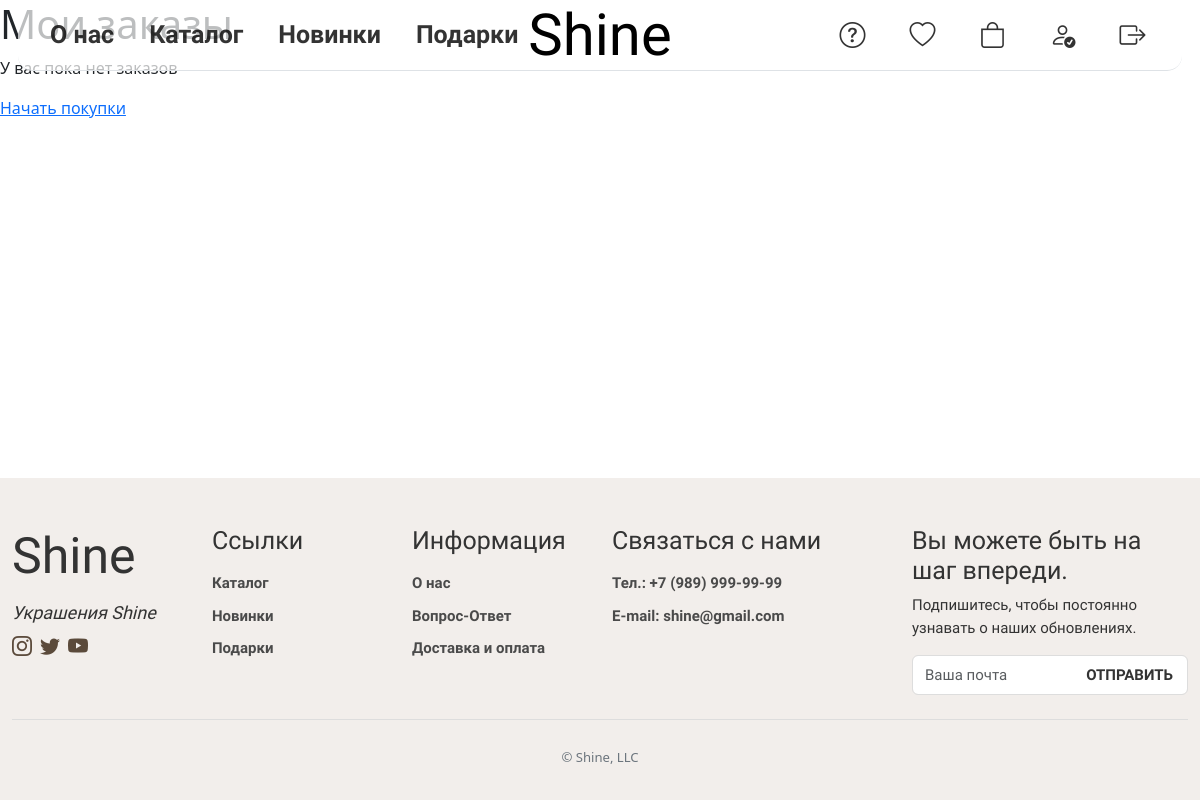
/orders/ (signed in), run on an earlier commit of the app's database.
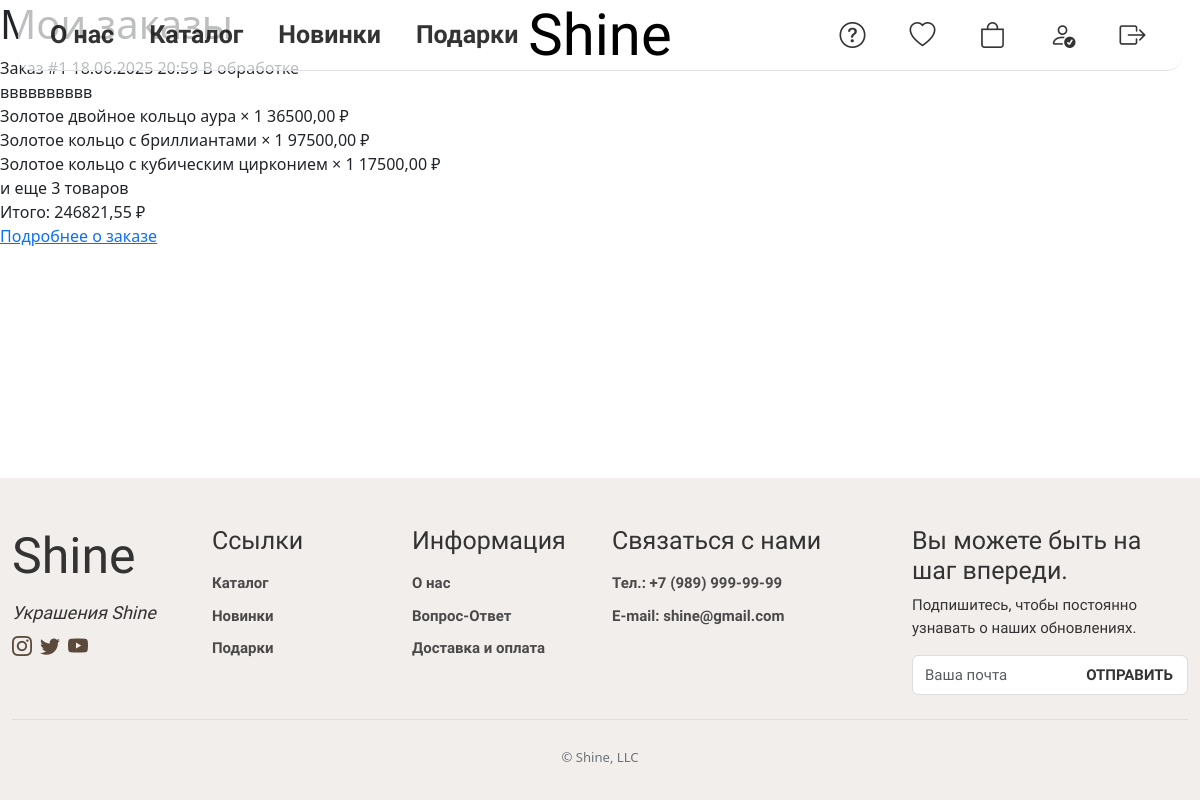
And on a later commit of the database.
### webapp/models.py (models this page shows, shortened)
class Order(models.Model):
    ORDER_STATUS = (
        ('pending', 'В обработке'),
        ('processing', 'В процессе'),
        ('shipped', 'Отправлен'),
        ('delivered', 'Доставлен'),
        ('cancelled', 'Отменен'),
        ('returned', 'Возвращен'),
    )
    user = models.ForeignKey(User, on_delete=models.CASCADE, related_name='orders')
    order_number = models.UUIDField(default=uuid.uuid4, editable=False, unique=True)
    order_date = models.DateTimeField(auto_now_add=True, verbose_name='Дата заказа')
    status = models.CharField(max_length=20, choices=ORDER_STATUS, default='pending', verbose_name='Статус заказа')
    shipping_address = models.ForeignKey(UserAddress, on_delete=models.SET_NULL, null=True,
                                         related_name='shipping_orders')
    billing_address = models.ForeignKey(UserAddress, on_delete=models.SET_NULL, null=True,
                                        related_name='billing_orders')
    payment_card = models.ForeignKey(PaymentCard, on_delete=models.SET_NULL, null=True, blank=True)
    delivery_date = models.DateField(null=True, blank=True, verbose_name='Дата доставки')
    delivery_time = models.CharField(max_length=50, blank=True, null=True, verbose_name='Время доставки')
    subtotal = models.DecimalField(max_digits=10, decimal_places=2, verbose_name='Сумма товаров')
    shipping_cost = models.DecimalField(max_digits=10, decimal_places=2, default=450, verbose_name='Стоимость доставки')
    discount = models.DecimalField(max_digits=10, decimal_places=2, default=0, verbose_name='Скидка')
    total = models.DecimalField(max_digits=10, decimal_places=2, verbose_name='Итоговая сумма')
    email = models.EmailField(verbose_name='Email для заказа')
    phone = models.CharField(max_length=20, verbose_name='Телефон для заказа')
    notes = models.TextField(blank=True, verbose_name='Примечания к заказу')
    tracking_number = models.CharField(max_length=100, blank=True, null=True, verbose_name='Трек-номер')
    cancellation_reason = models.TextField(blank=True, null=True, verbose_name='Причина отмены')
    class Meta:
        ordering = ['-order_date']
        verbose_name = 'Заказ'
        verbose_name_plural = 'Заказы'

class OrderItem(models.Model):
    order = models.ForeignKey(Order, on_delete=models.CASCADE, related_name='items')
    product = models.ForeignKey(ViewProduct, on_delete=models.PROTECT, verbose_name='Товар')
    quantity = models.PositiveIntegerField(default=1, verbose_name='Количество')
    price = models.DecimalField(max_digits=10, decimal_places=2, verbose_name='Цена')
    discount = models.PositiveIntegerField(default=0, verbose_name='Скидка (%)')
    discounted_price = models.DecimalField(max_digits=10, decimal_places=2, verbose_name='Цена со скидкой')
    class Meta:
        verbose_name = 'Элемент заказа'
        verbose_name_plural = 'Элементы заказа'
    def total_price(self):
        return self.price * self.quantity

class ViewProduct(models.Model):
    TYPE_CHOICES = [
        ('all', 'Показать все'),
        ('gold', 'Золото'),
        ('silver', 'Серебро'),
    ]
    type_material = models.CharField(max_length=10, choices=TYPE_CHOICES, verbose_name="Вид материала", default='all')
    category = models.ForeignKey(TypeProduct, related_name='view_products', on_delete=models.CASCADE,
                                 verbose_name='Категория', null=True, blank=True)
    product = models.ImageField(upload_to='productimage', verbose_name="Изображение товара")
    product2 = models.ImageField(upload_to='productimageswiper', verbose_name="Изображение товара2", null=True,
                                 blank=True)
    name_product = models.CharField(max_length=200, verbose_name="Название")
    price = models.DecimalField(max_digits=10, decimal_places=2, verbose_name="Цена")
    quantity = models.PositiveIntegerField(default=0, verbose_name="Количество")
    is_active = models.BooleanField(default=True, verbose_name="Активен", db_index=True)
    views = models.PositiveIntegerField(default=0, verbose_name="Просмотры")
    created_at = models.DateTimeField(auto_now_add=True)
    updated_at = models.DateTimeField(auto_now=True)
    old_price = models.DecimalField(max_digits=10, decimal_places=2, blank=True, null=True, verbose_name='Старая цена')
    discount = models.DecimalField(max_digits=5, decimal_places=2, blank=True, null=True, verbose_name='Скидка (%)')
    final_price = models.DecimalField(max_digits=10, decimal_places=2, blank=True, null=True,
                                      verbose_name='Цена со скидкой')
    objects = ProductQuerySet.as_manager()
    class Meta:
        ordering = ['-created_at']
        verbose_name = 'Все товары'
        verbose_name_plural = 'Все товары'
        indexes = [models.Index(fields=['is_active']), ]

### webapp/views.py (the view)
# urls.py: path('orders/', views.order_history, name='order_history'),
@login_required
def order_history(request):
    orders = Order.objects.filter(user=request.user).order_by('-order_date')
    return render(request, 'orders.html', {'orders': orders})

### webapp/context_processors.py (called while the page is built)
def cart_items_count(request):
    if request.user.is_authenticated:
        cart = Cart.objects.filter(user=request.user).first()
        return {'cart_items_count': cart.total_items if cart else 0}
    return {'cart_items_count': 0}

def wishlist_items_count(request):
    if request.user.is_authenticated:
        wishlist = Wishlist.objects.filter(user=request.user).first()
        return {'wishlist_items_count': wishlist.items.count() if wishlist else 0}
    return {'wishlist_items_count': 0}

### webapp/models.py (called while the page is built)
    @property
    def total_items(self):
        return self.items.aggregate(total=models.Sum('quantity'))['total'] or 0

### templates/orders.html
{% extends 'base.html' %}
{% load static %}
{% block content %}
<div class="ohp-root-container">
    <h1 class="ohp-page-header">Мои заказы</h1>
    {% if orders %}
    <div class="ohp-orders-grid">
        {% for order in orders %}
        <div class="ohp-order-unit">
            <div class="ohp-order-topbar">
                <span class="ohp-order-reference">Заказ #{{ order.id }}</span>
                <span class="ohp-order-created">{{ order.order_date|date:"d.m.Y H:i" }}</span>
                <span class="ohp-order-state ohp-state-{{ order.status|lower }}">{{ order.get_status_display }}</span>
            </div>
            <div class="ohp-order-content">вввввввввв
                <div class="ohp-order-items">
                    {% for item in order.items.all|slice:":3" %}
                    <div class="ohp-order-row">
                        <span>{{ item.product.name_product }} × {{ item.quantity }}</span>
                        <span>{{ item.total_price }} ₽</span>
                    </div>
                    {% endfor %}
                    {% if order.items.count > 3 %}
                    <div class="ohp-additional-items">и еще {{ order.items.count|add:"-3" }} товаров</div>
                    {% endif %}
                </div>
                <div class="ohp-order-summary">
                    <span>Итого:</span>
                    <span>{{ order.total }} ₽</span>
                </div>
            </div>
            <div class="ohp-order-footer">
                <a href="{% url 'order_detail' order.id %}" class="ohp-detail-link">Подробнее о заказе</a>
            </div>
        </div>
        {% endfor %}
    </div>
    {% else %}
    <div class="ohp-empty-state">
        <p class="ohp-empty-message">У вас пока нет заказов</p>
        <a href="{% url 'catalog' %}" class="ohp-shopping-action">Начать покупки</a>
    </div>
    {% endif %}
</div>
{% endblock %}

What changed in the data, as far as the page shows it:
added Order: id "1", order_date "18.06.2025 20:59", status "В обработке", items.count|add "3", total "246821,55"
added OrderItem: product.name_product "Золотое двойное кольцо аура", quantity "1", total_price "36500,00"
added OrderItem: product.name_product "Золотое кольцо с бриллиантами", quantity "1", total_price "97500,00"
added OrderItem: product.name_product "Золотое кольцо с кубическим цирконием", quantity "1", total_price "17500,00"
Also different on the page:
text no longer shown: "У вас пока нет заказов Начать покупки"
